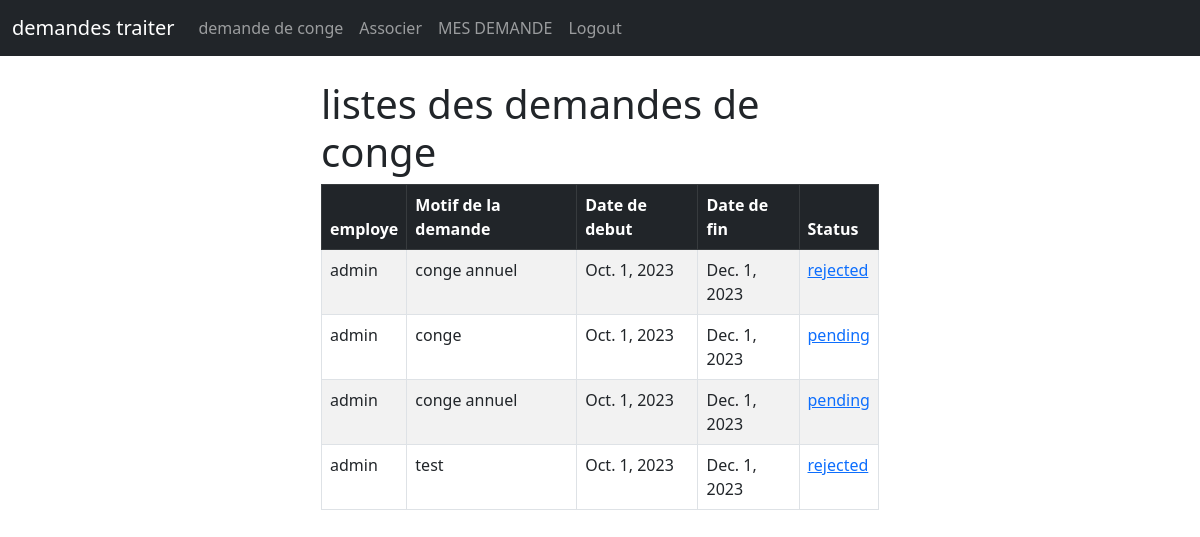
The app's page /liste_demandes_conge/ (signed in) with its own data.
### conge/models.py (models this page shows)
class CongeRequest(models.Model):
    user = models.ForeignKey(User, on_delete=models.CASCADE)
    motif = models.CharField(max_length=200)
    date_depart = models.DateField()
    date_arrivee = models.DateField()
    status = models.CharField(max_length=20, choices=[('pending', 'En attente'), ('approved', 'Approuvé'), ('rejected', 'Rejeté')], default='pending')

### conge/views.py (the view)
# urls.py: path('liste_demandes_conge/', views.liste_demandes_conge, name='liste_demandes_conge'),
@login_required
def liste_demandes_conge(request):
    if request.user.userprofile.statut == 'chef':
        employes = UserProfile.objects.filter(chef=request.user)
        congerequests = CongeRequest.objects.filter(user__in=[emp.user for emp in employes])
    else:
        congerequests = CongeRequest.objects.filter(user=request.user)
    return render(request, 'liste_demandes_conge.html', {'congerequests': congerequests})

### conge/templates/liste_demandes_conge.html (shortened to what this page needs)
{% extends 'base.html'%}
{% block content%}
<div class="col-md-6 offset-md-3">
{% if user.is_authenticated %}
<h1>listes des demandes de conge</h1>
<table class="table table-striped table-hover table-bordered">
  <thead class="table-dark">
    <tr>
      <th scope="col">employe</th>
      <th scope="col">Motif de la demande</th>
      <th scope="col">Date de debut</th>
      <th scope="col">Date de fin</th>
      <th scope="col">Status</th>
    </tr>
  </thead>
  <tbody>
    {% if congerequests %}
      {% for congerequest in congerequests %}
      <tr>
        <td>{{ congerequest.user}}</td>
        <td>{{ congerequest.motif }}</td>
        <td>{{ congerequest.date_depart }}</td>
        <td> {{ congerequest.date_arrivee }}</td>
        <td><a href="{% url 'valider_demande' congerequest.id %}">{{ congerequest.status }}</a></td>
    </tr>
      {% endfor %}
    {% endif %}
  </tbody>
</table>
{% endif %}
{% endblock %}

### records on screen
CongeRequest: user "admin", motif "conge annuel", date_depart "Oct. 1, 2023", date_arrivee "Dec. 1, 2023", status "rejected"
CongeRequest: user "admin", motif "conge", date_depart "Oct. 1, 2023", date_arrivee "Dec. 1, 2023", status "pending"
CongeRequest: user "admin", motif "conge annuel", date_depart "Oct. 1, 2023", date_arrivee "Dec. 1, 2023", status "pending"
CongeRequest: user "admin", motif "test", date_depart "Oct. 1, 2023", date_arrivee "Dec. 1, 2023", status "rejected"
